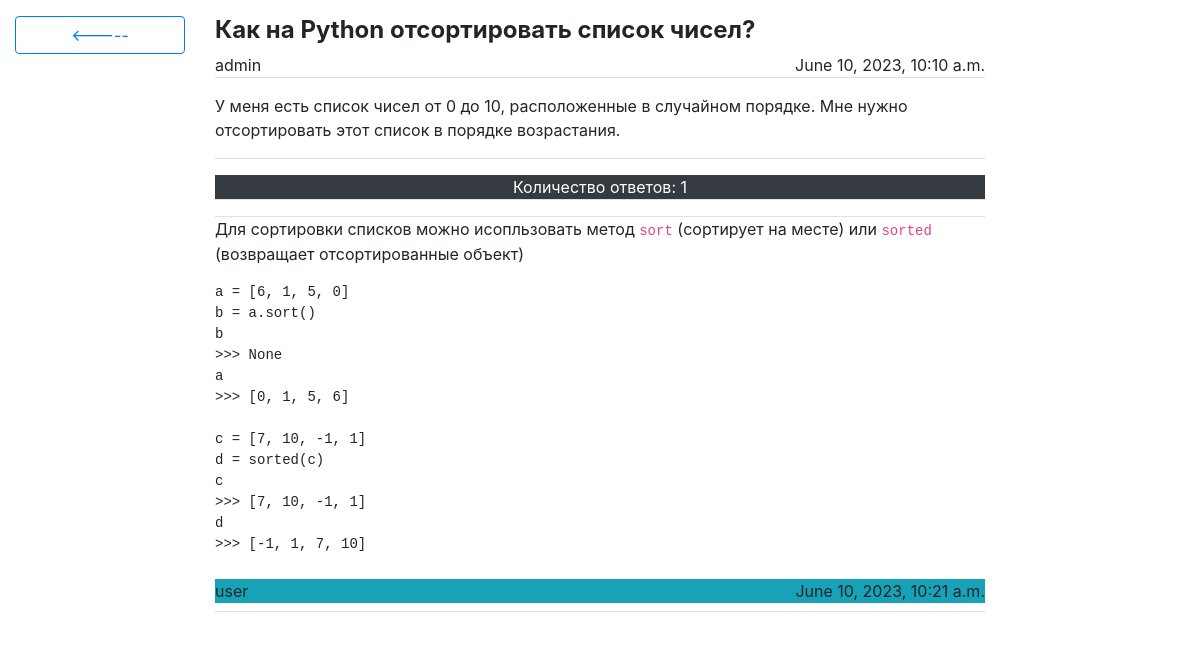
The page /e9d93bdee85e3feeecac977e7dd4f1f78cd195721b5d8b73587cb34849cbd3e5/ on the database its author committed.
### core/models.py (models this page shows)
class QuestionModel(models.Model):
    qid = models.CharField(max_length=256, primary_key=True)
    theme = models.CharField(max_length=256, choices=THEMES, null=False)
    date = models.DateTimeField(auto_now=True)
    header = models.CharField(max_length=140, null=False)
    body = models.TextField(null=False)
    uid = models.ForeignKey(to="account.AccountModel", on_delete=models.CASCADE)

class AnswerModel(models.Model):
    aid = models.CharField(max_length=256, primary_key=True)
    date = models.DateTimeField(auto_now=True)
    body = models.TextField(null=False)
    uid = models.ForeignKey(to="account.AccountModel", on_delete=models.CASCADE)
    qid = models.ForeignKey(to="QuestionModel", on_delete=models.CASCADE)

### account/models.py (models this page shows, shortened)
class AccountModel(AbstractBaseUser):
    username = models.CharField(max_length=20, primary_key=True)
    password = models.CharField(max_length=256, null=False)
    is_god = models.BooleanField(default=False)
    USERNAME_FIELD = "username"
    REQUIRED_FIELDS = []
    objects = AccountManager()

### core/views.py (the view)
# urls.py: path("<str:qid>/", answer, name="answer")]
def answer(request: HttpRequest, qid: str=None) -> HttpResponse:
    context = utils.answer.build_context(request, qid,
                                         request.GET.get("answer", None))
    return render(request, ANSWER_TEMPLATE, context)

### core/utils/answer.py (called while the page is built, shortened)
def build_context(request: HttpRequest, qid: str, aid: str=None) -> dict:
    try:
        question_obj = QuestionModel.objects.get(qid=qid)
        answer_objs = list(AnswerModel.objects.filter(qid=qid))
    except:
        return {}
    try:
        answer_obj = AnswerModel.objects.get(aid=aid)
    except:
        answer_obj = None
    aform = AnswerForm(data=answer_obj.__dict__) if answer_obj else AnswerForm()
    return {"question": question_obj,
            "aform": aform,
            "answers": answer_objs,
            "username": get_username(request)}

### core/utils/home.py (called while the page is built)
def get_username(request: HttpRequest) -> str:
    if not request.user:
        return ""
    return request.user.username

### qa/templatetags/md_tag.py (called while the page is built)
@register.filter
@stringfilter
def to_md(text: str) -> str:
    return markdown.markdown(text, extensions=["markdown.extensions.fenced_code",
                                               "markdown.extensions.tables"])

### core/templates/core/answer.html (shortened to what this page needs)
{% load md_tag %}
<html>
    <head>
        <link rel="stylesheet" href="https://cdn.jsdelivr.net/npm/bootstrap@4.4.1/dist/css/bootstrap.min.css">
    </head>
    <body class="container-fluid h-100 overflow-hidden" style="position: absolute;">
        <div class="row h-100">
            <div class="col-2">
                <a class="container-fluid mt-3 btn btn-outline-primary" href="{% url 'core:home' %}"><-----</a>
            </div>
            <div class="col-8 d-flex flex-column h-100 overflow-auto" style="scrollbar-width: thin;">
                <div class="container-fluid px-0 mt-3">
                    <h4 class="font-weight-bolder">{{ question.header }}</h4>
                </div>
                <div class="container-fluid d-flex border-bottom px-0">
                    <div class="col-6 px-0">{{ question.uid }}</div>
                    <div class="col-6 px-0 text-right">{{ question.date }}</div>
                </div>
                <div class="mt-3 border-bottom">
                    {{ question.body|to_md|safe }}
                </div>
                <div class="container-fluid border-bottom px-0 mt-3 bg-dark text-white text-center">
                    <p class="text-weight-bold my-0">Количество ответов: {{ answers|length }}</p>
                </div>
                <div class="d-flex flex-column w-100 mt-3 border-top">
                    {% for obj in answers %}
                        <div class="d-flex flex-column border-bottom mb-2">
                            {{ obj.body|to_md|safe }}
                            <div class="container-fluid d-flex px-0 my-2 bg-info">
                                <div class="col-6 px-0">{{ obj.uid }}</div>
                                <div class="col-6 px-0 text-right">{{ obj.date }}</div>
                            </div>
                        </div>
                    {% endfor %}
                </div>
            </div>
            <div class="col-2">
            </div>
        </div>
    </body>
</html>

### rows shown on the page
QuestionModel: header "Как на Python отсортировать список чисел?", uid "admin", date "June 10, 2023, 10:10 a.m.", body|to_md "У меня есть список чисел от 0 до 10, расположенные в случайном порядке. Мне нужно отсортировать этот список в порядке возрастания."
AnswerModel: body|to_md "Для сортировки списков можно исопльзовать метод sort (сортирует на месте) или sorted (возвращает отсортированные объект) a = [6, 1, 5, 0] b = a.sort() b >>> None a >>> [0, 1, 5, 6] c = [7, 10, -1, 1] d = sorted(c) c >>> [7, 10, -1, 1] d >>> [-1, 1, 7, 10]", uid "user", date "June 10, 2023, 10:21 a.m."

### other values the page prints
{{ answers|length }} "1"
